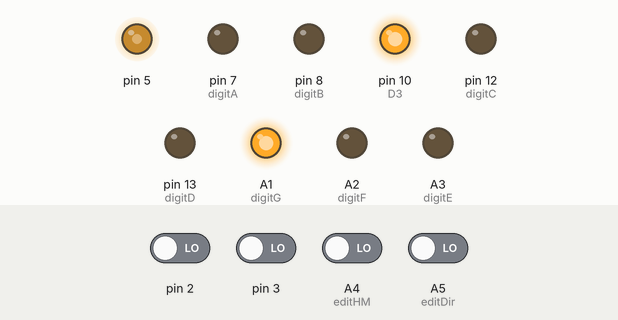
Bench run of a sketch on a simulated Arduino Uno, built with avr-gcc and run on an emulated ATmega328P. On the bench: output pins drawn as LEDs (lit = HIGH). Inputs (shaded band) come from the test bench; at power-on: A4 (editHM), A5 (editDir), pin 2, pin 3 LOW.

Above: at 1.2 s.
1.3 s: pin 2 driven HIGH
At 1.38 s:
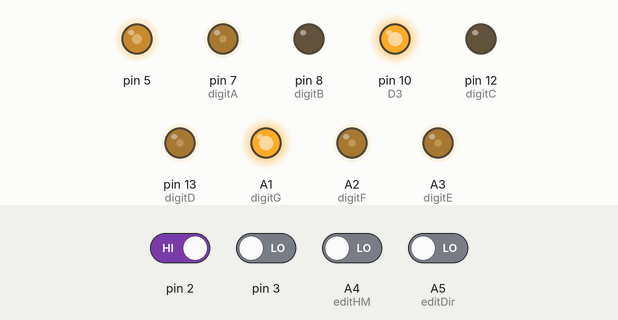
Timing chart, 0 to 17.1 s (numbered marks = the images above; inputs shaded):
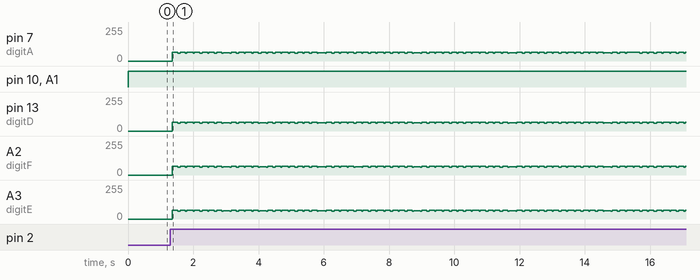

The sketch:

clock.ino
```cpp
/*
 *  Bare Minimum Arduino Clock without any optimalization
 *  Created by Tibor Simon
 *  2015-12-31
 *
 *  Tibor Simon
 */

int tickCounter = 0;
int event = 0;
int editEvent = 0;
int debounceCounter = 0;
int state = 0;
int hours = 0;
int minutes = 0;
int seconds = 0;
const int editHM = A4;
const int editDir = A5;

int displayBrightness = 127;
const int D1 = 6;
const int D2 = 9;
const int D3 = 10;
const int D4 = 11;

int dstate = 0;

const int digitA = 7;
const int digitB = 8;
const int digitC = 12;
const int digitD = 13;
const int digitE = A3;
const int digitF = A2;
const int digitG = A1;

int i = 0;

void setup() {
  pinMode(editHM, INPUT);
  pinMode(editDir, INPUT);

  pinMode(D1, INPUT);
  pinMode(D2, INPUT);
  pinMode(D3, INPUT);
  pinMode(D4, INPUT);

  pinMode(digitA, OUTPUT);
  pinMode(digitB, OUTPUT);
  pinMode(digitC, OUTPUT);
  pinMode(digitD, OUTPUT);
  pinMode(digitE, OUTPUT);
  pinMode(digitF, OUTPUT);
  pinMode(digitG, OUTPUT);

  analogWrite(5, 128);
  attachInterrupt(digitalPinToInterrupt(3), tick, RISING);
  attachInterrupt(digitalPinToInterrupt(2), edit, RISING);
  Serial.begin(9600);
}

void tick() {
  if(debounceCounter) {
    if(++debounceCounter == 100) {
      debounceCounter = 0;
    }
  }

  if(++tickCounter == 978 /*489*/) {
    tickCounter = 0;
    event = 1;
  }
  return;
}

void edit() {
  if(!debounceCounter) {
    debounceCounter = 1;
    editEvent = 1;
  }
  return;
}

void printTime() {
  Serial.print(hours);
  Serial.print(":");
  Serial.print(minutes);
  Serial.print(":");
  Serial.println(seconds);
}

void renderNumber(int number) {
  switch(number) {
    case 0:
      digitalWrite(digitA, LOW);
      digitalWrite(digitB, LOW);
      digitalWrite(digitC, LOW);
      digitalWrite(digitD, LOW);
      digitalWrite(digitE, LOW);
      digitalWrite(digitF, LOW);
      digitalWrite(digitG, HIGH);
      break;
    case 1:
      digitalWrite(digitA, HIGH);
      digitalWrite(digitB, LOW);
      digitalWrite(digitC, LOW);
      digitalWrite(digitD, HIGH);
      digitalWrite(digitE, HIGH);
      digitalWrite(digitF, HIGH);
      digitalWrite(digitG, HIGH);
      break;
    case 2:
      digitalWrite(digitA, LOW);
      digitalWrite(digitB, LOW);
      digitalWrite(digitC, HIGH);
      digitalWrite(digitD, LOW);
      digitalWrite(digitE, LOW);
      digitalWrite(digitF, HIGH);
      digitalWrite(digitG, LOW);
      break;
    case 3:
      digitalWrite(digitA, LOW);
      digitalWrite(digitB, LOW);
      digitalWrite(digitC, LOW);
      digitalWrite(digitD, LOW);
      digitalWrite(digitE, HIGH);
      digitalWrite(digitF, HIGH);
      digitalWrite(digitG, LOW);
      break;
    case 4:
      digitalWrite(digitA, HIGH);
      digitalWrite(digitB, LOW);
      digitalWrite(digitC, LOW);
      digitalWrite(digitD, HIGH);
      digitalWrite(digitE, HIGH);
      digitalWrite(digitF, LOW);
      digitalWrite(digitG, LOW);
      break;
    case 5:
      digitalWrite(digitA, LOW);
      digitalWrite(digitB, HIGH);
      digitalWrite(digitC, LOW);
      digitalWrite(digitD, LOW);
      digitalWrite(digitE, HIGH);
      digitalWrite(digitF, LOW);
      digitalWrite(digitG, LOW);
      break;
    case 6:
      digitalWrite(digitA, LOW);
      digitalWrite(digitB, HIGH);
      digitalWrite(digitC, LOW);
      digitalWrite(digitD, LOW);
      digitalWrite(digitE, LOW);
      digitalWrite(digitF, LOW);
      digitalWrite(digitG, LOW);
      break;
    case 7:
      digitalWrite(digitA, LOW);
      digitalWrite(digitB, LOW);
      digitalWrite(digitC, LOW);
      digitalWrite(digitD, HIGH);
      digitalWrite(digitE, HIGH);
      digitalWrite(digitF, HIGH);
      digitalWrite(digitG, HIGH);
      break;
    case 8:
      digitalWrite(digitA, LOW);
      digitalWrite(digitB, LOW);
      digitalWrite(digitC, LOW);
      digitalWrite(digitD, LOW);
      digitalWrite(digitE, LOW);
      digitalWrite(digitF, LOW);
      digitalWrite(digitG, LOW);
      break;
    case 9:
      digitalWrite(digitA, LOW);
      digitalWrite(digitB, LOW);
      digitalWrite(digitC, LOW);
      digitalWrite(digitD, LOW);
      digitalWrite(digitE, HIGH);
      digitalWrite(digitF, LOW);
      digitalWrite(digitG, LOW);
      break;
    case 10:
      digitalWrite(digitA, HIGH);
      digitalWrite(digitB, HIGH);
      digitalWrite(digitC, HIGH);
      digitalWrite(digitD, HIGH);
      digitalWrite(digitE, HIGH);
      digitalWrite(digitF, HIGH);
      digitalWrite(digitG, HIGH);
      break;
    default:
      break;
  }
}

void displayTime() {
  // handle brightness
//  displayBrightness = map(analogRead(A0), 0, 1023, 0, 255);
//  if(!displayBrightness) displayBrightness = 1;
//  analogWrite(D1, displayBrightness);
//  analogWrite(D2, displayBrightness);
//  analogWrite(D3, displayBrightness);
//  analogWrite(D4, displayBrightness);
  digitalWrite(D1, HIGH);
  digitalWrite(D2, HIGH);
  digitalWrite(D3, HIGH);
  digitalWrite(D4, HIGH);

  // handle numbers
  int temp = 0;
  switch(dstate) {
    case 0:
      temp = hours / 10;
      renderNumber(temp);
      pinMode(D4, INPUT);
      pinMode(D1, OUTPUT);
      dstate = 1;
      break;
    case 1:
      temp = hours % 10;
      renderNumber(temp);
      pinMode(D1, INPUT);
      pinMode(D2, OUTPUT);
      dstate = 2;
      break;
    case 2:
      temp = minutes / 10;
      renderNumber(temp);
      pinMode(D2, INPUT);
      pinMode(D3, OUTPUT);
      dstate = 3;
      break;
    case 3:
      temp = minutes % 10;
      renderNumber(temp);
      pinMode(D3, INPUT);
      pinMode(D4, OUTPUT);
      dstate = 0;
      break;
  }
  delay(2);
}

void handleEditEvent() {
  editEvent = 0;
  int var = digitalRead(editDir) ? -1 : 1;
  if(digitalRead(editHM)) {
    hours += var;
    if(hours == -1) hours = 23;
    if(hours == 24) hours = 0;
  } else {
    minutes += var;
    if(minutes == -1) minutes = 59;
    if(minutes == 60) minutes = 0;
  }
  seconds = 0;
}

void handleEvent() {
  event = 0;
  if(++seconds == 60) {
    seconds = 0;
    if(++minutes == 60) {
      minutes = 0;
      if(++hours == 24) {
        hours = 0;
      }
    }
  }
}

void loop() {
  if(editEvent) {
    handleEditEvent();
  }
  if(event) {
    handleEvent();
//    printTime();
  }
  displayTime();
}
```
